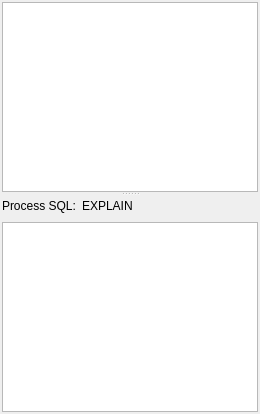
            <widget class="QWidget" name="tabProcesses">
             <attribute name="icon">
              <iconset resource="../res/icons.qrc">
               <normaloff>:/icons/artsbuilderexecute.png</normaloff>:/icons/artsbuilderexecute.png</iconset>
             </attribute>
             <attribute name="title">
              <string>Processes</string>
             </attribute>
             <layout class="QVBoxLayout" name="verticalLayout_9">
              <property name="spacing">
               <number>2</number>
              </property>
              <property name="leftMargin">
               <number>2</number>
              </property>
              <property name="topMargin">
               <number>2</number>
              </property>
              <property name="rightMargin">
               <number>2</number>
              </property>
              <property name="bottomMargin">
               <number>2</number>
              </property>
              <item>
               <widget class="QSplitter" name="splitter_3">
                <property name="orientation">
                 <enum>Qt::Vertical</enum>
                </property>
                <widget class="QTableView" name="tblViewProcesses"/>
                <widget class="QWidget" name="layoutWidget">
                 <layout class="QVBoxLayout" name="verticalLayout_8">
                  <item>
                   <layout class="QHBoxLayout" name="horizontalLayout_5">
                    <item>
                     <widget class="QLabel" name="label_3">
                      <property name="text">
                       <string>Process SQL:</string>
                      </property>
                     </widget>
                    </item>
                    <item>
                     <widget class="QLabel" name="label_4">
                      <property name="text">
                       <string>EXPLAIN</string>
                      </property>
                     </widget>
                    </item>
                    <item>
                     <spacer name="horizontalSpacer_2">
                      <property name="orientation">
                       <enum>Qt::Horizontal</enum>
                      </property>
                      <property name="sizeHint" stdset="0">
                       <size>
                        <width>40</width>
                        <height>20</height>
                       </size>
                      </property>
                     </spacer>
                    </item>
                   </layout>
                  </item>
                  <item>
                   <widget class="QTextEdit" name="textEdit_2"/>
                  </item>
                 </layout>
                </widget>
               </widget>
              </item>
             </layout>
            </widget>
